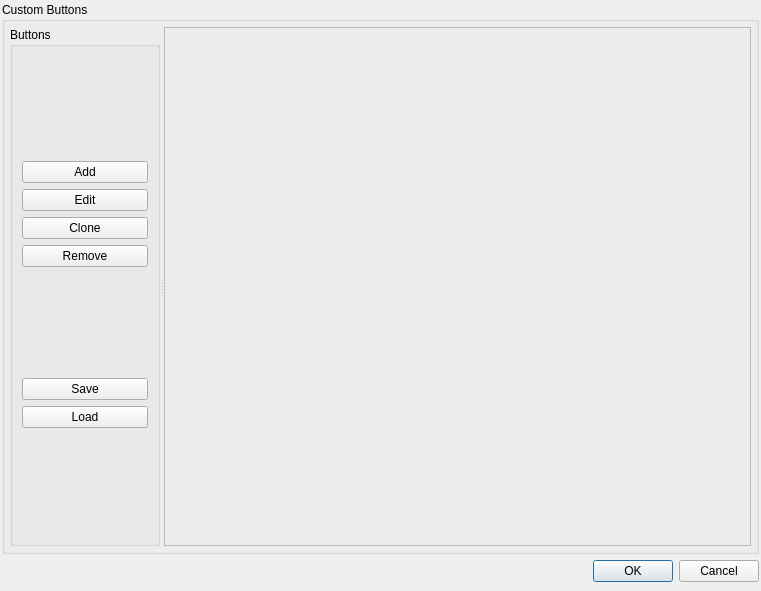
<?xml version="1.0" encoding="UTF-8"?>
<ui version="4.0">
 <class>Dialog_VBD</class>
 <widget class="QDialog" name="Dialog_VBD">
  <property name="geometry">
   <rect>
    <x>0</x>
    <y>0</y>
    <width>761</width>
    <height>591</height>
   </rect>
  </property>
  <property name="windowTitle">
   <string>Variable Button Dialog</string>
  </property>
  <layout class="QVBoxLayout" name="verticalLayout">
   <property name="leftMargin">
    <number>2</number>
   </property>
   <property name="topMargin">
    <number>2</number>
   </property>
   <property name="rightMargin">
    <number>2</number>
   </property>
   <property name="bottomMargin">
    <number>9</number>
   </property>
   <item>
    <widget class="QGroupBox" name="groupBox_VBD">
     <property name="title">
      <string>Custom Buttons</string>
     </property>
     <layout class="QHBoxLayout" name="horizontalLayout">
      <property name="leftMargin">
       <number>5</number>
      </property>
      <property name="topMargin">
       <number>5</number>
      </property>
      <property name="rightMargin">
       <number>5</number>
      </property>
      <property name="bottomMargin">
       <number>5</number>
      </property>
      <item>
       <widget class="QSplitter" name="splitter">
        <property name="orientation">
         <enum>Qt::Horizontal</enum>
        </property>
        <widget class="QGroupBox" name="groupBox_VBD_Buttons">
         <property name="maximumSize">
          <size>
           <width>150</width>
           <height>16777215</height>
          </size>
         </property>
         <property name="title">
          <string>Buttons</string>
         </property>
         <layout class="QGridLayout" name="gridLayout">
          <item row="0" column="0">
           <layout class="QVBoxLayout" name="verticalLayout_2">
            <item>
             <widget class="QPushButton" name="pushButton_VBD_ButtonAdd">
              <property name="text">
               <string>Add</string>
              </property>
             </widget>
            </item>
            <item>
             <widget class="QPushButton" name="pushButton_VBD_ButtonEdit">
              <property name="text">
               <string>Edit</string>
              </property>
             </widget>
            </item>
            <item>
             <widget class="QPushButton" name="pushButton_VBD_ButtonClone">
              <property name="text">
               <string>Clone</string>
              </property>
             </widget>
            </item>
            <item>
             <widget class="QPushButton" name="pushButton_VBD_ButtonRemove">
              <property name="text">
               <string>Remove</string>
              </property>
             </widget>
            </item>
           </layout>
          </item>
          <item row="1" column="0">
           <layout class="QVBoxLayout" name="verticalLayout_3">
            <item>
             <widget class="QPushButton" name="pushButton_VBD_Save">
              <property name="text">
               <string>Save</string>
              </property>
             </widget>
            </item>
            <item>
             <widget class="QPushButton" name="pushButton_VBD_Load">
              <property name="text">
               <string>Load</string>
              </property>
             </widget>
            </item>
           </layout>
          </item>
         </layout>
        </widget>
        <widget class="QFrame" name="frame_VBD_var">
         <property name="frameShape">
          <enum>QFrame::StyledPanel</enum>
         </property>
         <property name="frameShadow">
          <enum>QFrame::Raised</enum>
         </property>
         <layout class="QVBoxLayout" name="verticalLayout_4">
          <property name="leftMargin">
           <number>0</number>
          </property>
          <property name="topMargin">
           <number>0</number>
          </property>
          <property name="rightMargin">
           <number>0</number>
          </property>
          <property name="bottomMargin">
           <number>0</number>
          </property>
          <item>
           <layout class="QGridLayout" name="gridLayout_2">
            <property name="spacing">
             <number>0</number>
            </property>
           </layout>
          </item>
         </layout>
        </widget>
       </widget>
      </item>
     </layout>
    </widget>
   </item>
   <item>
    <widget class="QDialogButtonBox" name="buttonBox">
     <property name="orientation">
      <enum>Qt::Horizontal</enum>
     </property>
     <property name="standardButtons">
      <set>QDialogButtonBox::Cancel|QDialogButtonBox::Ok</set>
     </property>
    </widget>
   </item>
  </layout>
 </widget>
 <resources/>
 <connections>
  <connection>
   <sender>buttonBox</sender>
   <signal>accepted()</signal>
   <receiver>Dialog_VBD</receiver>
   <slot>accept()</slot>
   <hints>
    <hint type="sourcelabel">
     <x>248</x>
     <y>254</y>
    </hint>
    <hint type="destinationlabel">
     <x>157</x>
     <y>274</y>
    </hint>
   </hints>
  </connection>
  <connection>
   <sender>buttonBox</sender>
   <signal>rejected()</signal>
   <receiver>Dialog_VBD</receiver>
   <slot>reject()</slot>
   <hints>
    <hint type="sourcelabel">
     <x>316</x>
     <y>260</y>
    </hint>
    <hint type="destinationlabel">
     <x>286</x>
     <y>274</y>
    </hint>
   </hints>
  </connection>
 </connections>
</ui>
